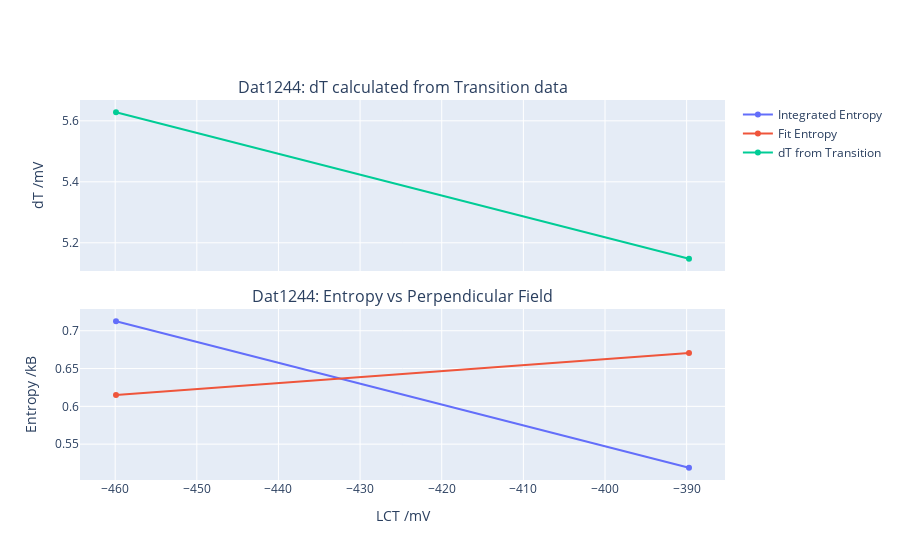

Write notebook code for a chart like this one.
### Code cell
save_graphs = save_graphs

x = dat.Other.ys
dTs = dat.Other.dTs
integrated_entropies = dat.Other.integrated_entropies
fit_entropies = dat.Other.fit_entropies

# hover_template1 = base_hover_template + 'dT:%{y:.2f}mV'
# hover_template2 = base_hover_template + 'Entropy:%{y:.2f}kB'
title1 = f'Dat{dat.datnum}: dT calculated from Transition data'
title2 = f'Dat{dat.datnum}: Entropy vs Perpendicular Field'
fig = make_subplots(rows=2, cols=1, shared_xaxes=True, vertical_spacing=0.1, subplot_titles=[title1, title2])

for data, name in zip([integrated_entropies, fit_entropies], ['Integrated Entropy', 'Fit Entropy']):
    fig.add_trace(go.Scatter(mode='markers+lines', x=x, y=data, name=name), row=2, col=1)
fig.add_trace(go.Scatter(yaxis='y2', name='dT from Transition', x=x, y=dTs, mode='markers+lines'), row=1, col=1)

fig.update_traces(textposition='top center')
fig.update_layout(xaxis2_title='LCT /mV', height=800)
for label, row in zip(['dT /mV', 'Entropy /kB'], [1, 2]):
    fig.update_yaxes(title_text=label, row=row, col=1)
fig.show()

if save_graphs:
    fig.write_html(export_path+f"Dats{dats[0].datnum}-{dats[-1].datnum}--Entropy vs Field with dT.html")

### Figure 1 — Plotly figure (JSON) as saved in the notebook; plotly's stock layout.template omitted (floating-point values rounded to 4 significant figures)
{"data": [{"mode": "markers+lines", "name": "Integrated Entropy", "textposition": "top center", "type": "scatter", "x": [-459.9, -389.7], "xaxis": "x2", "y": [0.7125, 0.5188], "yaxis": "y2"}, {"mode": "markers+lines", "name": "Fit Entropy", "textposition": "top center", "type": "scatter", "x": [-459.9, -389.7], "xaxis": "x2", "y": [0.615, 0.6707], "yaxis": "y2"}, {"mode": "markers+lines", "name": "dT from Transition", "textposition": "top center", "type": "scatter", "x": [-459.9, -389.7], "xaxis": "x", "y": [5.628, 5.148], "yaxis": "y"}], "layout": {"annotations": [{"font": {"size": 16}, "showarrow": false, "text": "Dat1244: dT calculated from Transition data", "x": 0.5, "xanchor": "center", "xref": "paper", "y": 1, "yanchor": "bottom", "yref": "paper"}, {"font": {"size": 16}, "showarrow": false, "text": "Dat1244: Entropy vs Perpendicular Field", "x": 0.5, "xanchor": "center", "xref": "paper", "y": 0.45, "yanchor": "bottom", "yref": "paper"}], "autosize": true, "xaxis": {"anchor": "y", "autorange": true, "domain": [0, 1], "matches": "x2", "range": [-464.1, -385.5], "showticklabels": false, "type": "linear"}, "xaxis2": {"anchor": "y2", "autorange": true, "domain": [0, 1], "range": [-464.1, -385.5], "title": {"text": "LCT /mV"}, "type": "linear"}, "yaxis": {"anchor": "x", "autorange": true, "domain": [0.55, 1], "range": [5.113, 5.663], "title": {"text": "dT /mV"}, "type": "linear"}, "yaxis2": {"anchor": "x2", "autorange": true, "domain": [0, 0.45], "range": [0.5048, 0.7266], "title": {"text": "Entropy /kB"}, "type": "linear"}}}
